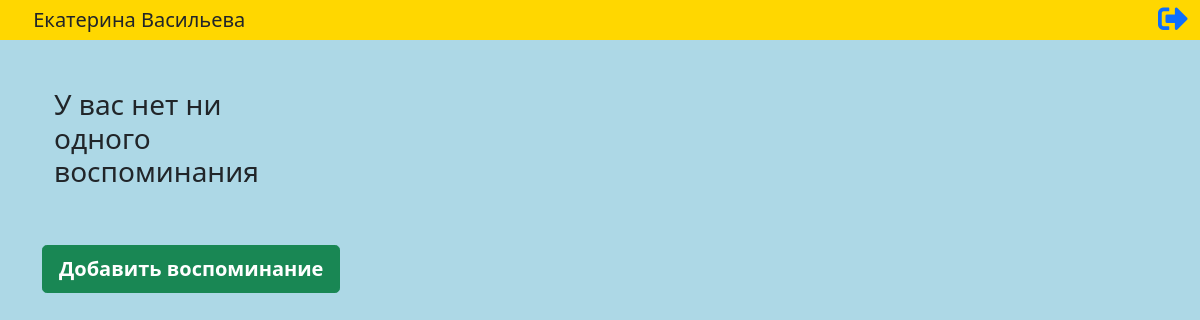
/myPlaceRemember/ (signed in), run on an earlier commit of the app's database.
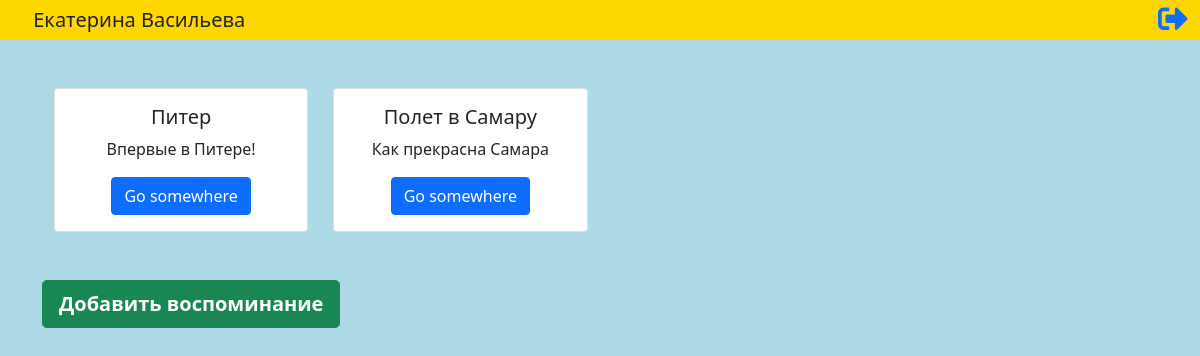
And on a later commit of the database.
### myPlaceRemember/models.py (models this page shows, shortened)
class RememberModel(models.Model):
    title = models.CharField(max_length=100)
    location = models.CharField(max_length=100)
    body = models.TextField(blank=True, db_index=True)
    slug = models.CharField(max_length=100, unique=True)
    profile = models.ForeignKey(Profile, on_delete=models.CASCADE)

### myPlaceRemember/views.py (the view)
# urls.py: path('', index),
@login_required
def index(request):
    profile = get_profile_data_by_user(request.user)
    remembers = RememberModel.objects.all().filter(profile=profile)
    context = profile.get_name_and_avatar()
    context['remembers'] = remembers
    return render(request, 'myPlaceRemember/index.html',
                  context)

### login/models.py (called while the page is built)
    def get_name_and_avatar(self):
        name = self.user.first_name + " " + self.user.last_name
        return {"name": name, "avatar": self.avatar}

### myPlaceRemember/views.py (called while the page is built)
def get_profile_data_by_user(user):
    try:
        return Profile.objects.get(user=user)
    except:
        raise ValueError("Такой пользователь не найден")

### myPlaceRemember/templates/myPlaceRemember/index.html (shortened to what this page needs)
{% extends 'layout.html' %}
{% load static %}
{% block styles %}
    <link rel="stylesheet" href="{% static "myPlaceRemember/css/style.css" %}">
{% endblock %}
{% block main %}
    <main>
        {% include 'myPlaceRemember/header.html' %}
        <div class="container mt-5 pb-5" id="content">
            <div class="container" id="remembers">
                {% if remembers %}
                    {% for remember in remembers %}
                        <div class="card text-center">
                            <div class="card-body">
                                <h5 class="card-title">{{ remember.title }}</h5>
                                <p class="card-text">{{ remember.body }}</p>
                                <a href="#" class="btn btn-primary">Go somewhere</a>
                            </div>
                        </div>
                    {% endfor %}
                {% else %}
                    <h3>У вас нет ни одного воспоминания</h3>
                {% endif %}
            </div>
            <a class="btn btn-success btn-lg mt-5" id="btn_add" href="{% url 'create_remember' %}">
                Добавить воспоминание
            </a>
        </div>
    </main>
{% endblock %}

### templates/layout.html (shortened to what this page needs)
<!DOCTYPE html>
<html lang="en">
    <head>
        <link href="https://cdn.jsdelivr.net/npm/bootstrap@5.0.0-beta3/dist/css/bootstrap.min.css" rel="stylesheet">
        <link rel="stylesheet" href="https://use.fontawesome.com/releases/v5.8.2/css/all.css">
        {% block styles %}{% endblock %}
    </head>
    <body>
        {% block main %}
        {% endblock %}
    </body>
</html>

### myPlaceRemember/templates/myPlaceRemember/header.html (shortened to what this page needs)
<nav class="navbar pt-0 pb-0" id="header">
    <div class="container-fluid">
        <div class="navbar-brand">
            {{ name }}
        </div>
        <a href="{% url "logout" %}" id="btn_logout"><i class="fas fa-sign-out-alt"></i></a>
    </div>
</nav>

### myPlaceRemember/static/myPlaceRemember/css/style.css (style rules this page uses)
main { background-color: lightblue; width: 100%; height: 100%; position: absolute; top: 0; left: 0; overflow: auto; }
#header { background: gold; }
#btn_logout i { font-size: 30px; }
#remembers { display: grid; grid-template-columns: repeat(auto-fill, minmax(200px, 1fr)); grid-gap: 25px; }
#btn_add { margin-top: 20px; font-weight: 600; }

What changed in the data, as far as the page shows it:
added RememberModel: title "Питер", body "Впервые в Питере!"
added RememberModel: title "Полет в Самару", body "Как прекрасна Самара"
Also different on the page:
text no longer shown: "У вас нет ни одного воспоминания"
